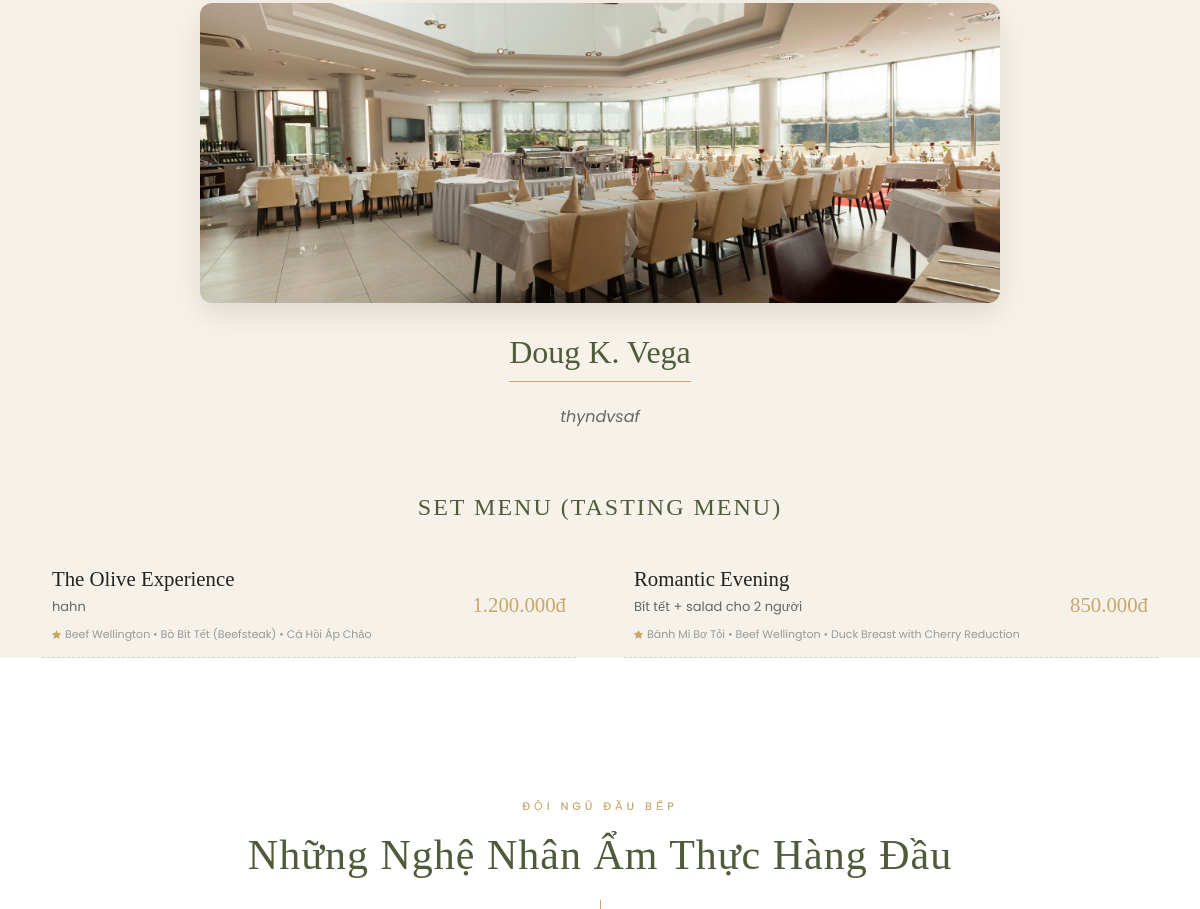
Before: / (middle part) with the older database file.
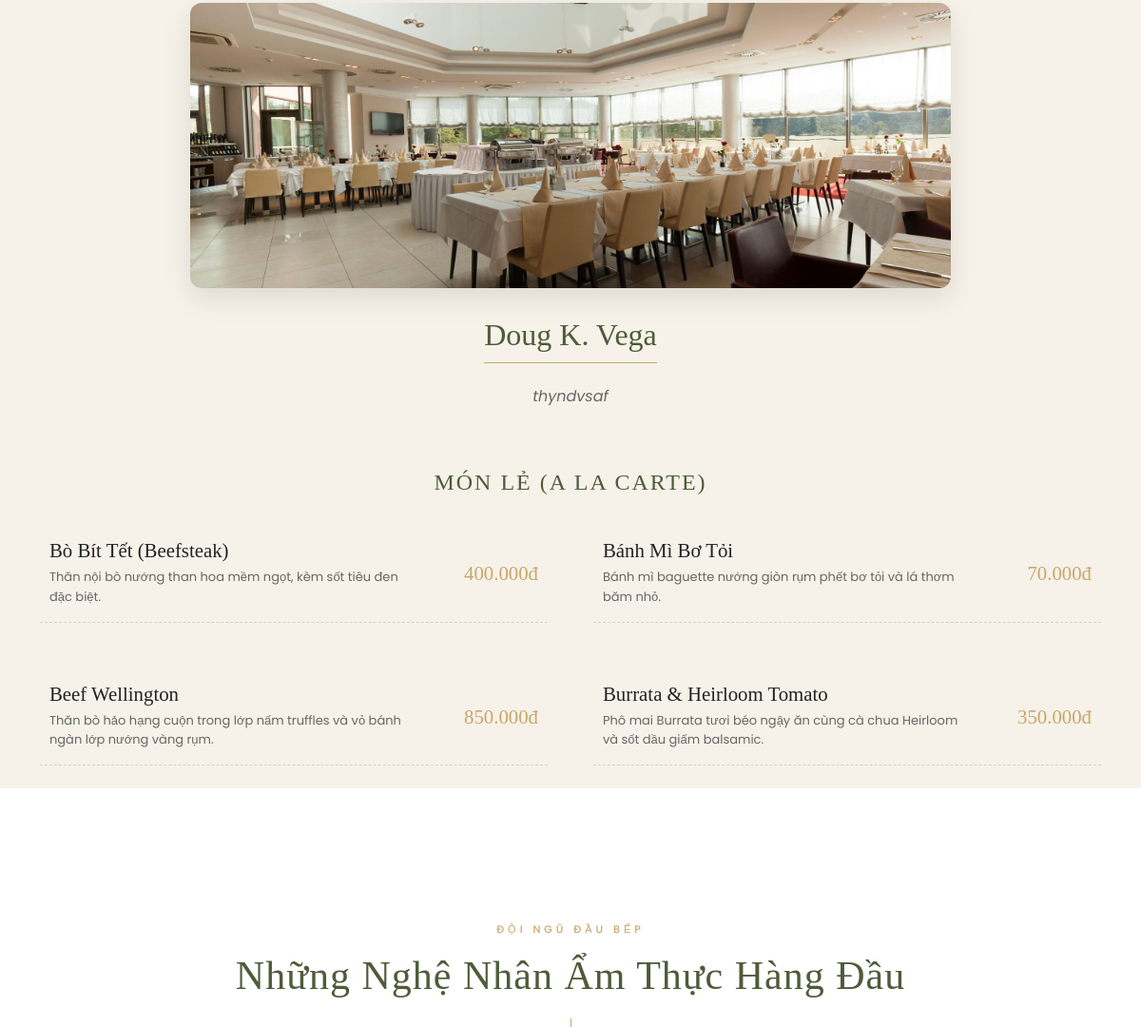
After: the same page with the newer database file.
### tables this page shows
CREATE TABLE `themes` (
  `id` int(11) NOT NULL,
  `name` varchar(255) NOT NULL,
  `description` text DEFAULT NULL,
  `start_date` datetime DEFAULT NULL,
  `end_date` datetime DEFAULT NULL,
  `image` varchar(255) DEFAULT NULL,
  `is_active` tinyint(1) DEFAULT 1,
  `created_at` timestamp NOT NULL DEFAULT current_timestamp()
);

CREATE TABLE `combos` (
  `id` int(11) NOT NULL,
  `name` varchar(255) NOT NULL,
  `description` text DEFAULT NULL,
  `price` decimal(15,2) NOT NULL,
  `image` varchar(255) DEFAULT NULL,
  `status` tinyint(1) DEFAULT 1,
  `is_active` tinyint(1) NOT NULL DEFAULT 1,
  `created_at` timestamp NOT NULL DEFAULT current_timestamp(),
  `theme_id` int(11) DEFAULT NULL
);

CREATE TABLE `foods` (
  `id` int(11) NOT NULL,
  `category_id` int(11) DEFAULT NULL,
  `name` varchar(255) NOT NULL,
  `price` decimal(15,2) NOT NULL,
  `image` varchar(255) DEFAULT NULL,
  `description` text DEFAULT NULL,
  `status` tinyint(1) DEFAULT 1,
  `is_active` tinyint(1) NOT NULL DEFAULT 1,
  `is_chef_recommended` tinyint(1) DEFAULT 0,
  `allergens` text DEFAULT NULL,
  `wine_pairing_id` int(11) DEFAULT NULL,
  `chef_note` text DEFAULT NULL,
  `theme_id` int(11) DEFAULT NULL
);

### index.php (the view, shortened to what this page needs)
<?php
$database = new Database();
$db = $database->getConnection();
try {
  $active_themes = $db->query("SELECT * FROM themes WHERE is_active = 1 AND (start_date IS NULL OR start_date <= NOW()) AND (end_date IS NULL OR end_date >= NOW()) ORDER BY id DESC")->fetchAll(PDO::FETCH_ASSOC);
  foreach ($active_themes as &$t) {
      $t_combos = $db->prepare("SELECT c.*, GROUP_CONCAT(f.name ORDER BY f.name SEPARATOR ', ') as list_foods
                                FROM combos c
                                LEFT JOIN combo_items ci ON c.id = ci.combo_id
                                LEFT JOIN foods f ON ci.food_id = f.id
                                WHERE c.theme_id = ? AND c.is_active = 1
                                GROUP BY c.id ORDER BY c.id DESC");
      $t_combos->execute([$t['id']]);
      $t['combos'] = $t_combos->fetchAll(PDO::FETCH_ASSOC);
      $t_foods = $db->prepare("SELECT f.*, c.name as cat_name FROM foods f LEFT JOIN categories c ON f.category_id = c.id WHERE f.theme_id = ? AND f.is_active = 1");
      $t_foods->execute([$t['id']]);
      $t['foods'] = $t_foods->fetchAll(PDO::FETCH_ASSOC);
  }
} catch (Exception $e) {
  $home_chefs = [];
  $home_galleries = [];
}
include __DIR__ . '/views/client/layouts/header.php';
?>
<section id="hero" class="d-flex align-items-center">
</body>
</html></section>
<main id="main">
  <section id="combos" style="background: #F6F2E9; padding: 160px 0; border-top: 1px solid rgba(79,91,58,0.1); border-bottom: 1px solid rgba(79,91,58,0.1); position: relative;">
    <div class="container" style="position: relative; z-index: 1;">
      <div class="row g-5 justify-content-center">
        <?php if (!empty($active_themes)): ?>
          <?php foreach ($active_themes as $t): ?>
            <div class="col-12 text-center mt-5 mb-3">
              <?php if($t['image']): ?>
                <div style="max-width: 800px; height: 300px; margin: 0 auto 30px; border-radius: 12px; overflow: hidden; box-shadow: 0 10px 30px rgba(0,0,0,0.1);">
                  <img src="<?= htmlspecialchars($t['image']) ?>" alt="<?= htmlspecialchars($t['name']) ?>" style="width: 100%; height: 100%; object-fit: cover; transition: transform 0.5s ease;" onmouseover="this.style.transform='scale(1.05)'" onmouseout="this.style.transform='scale(1)'">
                </div>
              <?php endif; ?>
              <h3 style="color: #4F5B3A; font-family: 'Playfair Display', serif; font-size: 32px; border-bottom: 1px solid #C9A66B; display: inline-block; padding-bottom: 10px;"><?= htmlspecialchars($t['name']) ?></h3>
              <p style="color: #666; font-style: italic; max-width: 600px; margin: 15px auto 0;"><?= htmlspecialchars($t['description']) ?></p>
            </div>
            <?php if(!empty($t['combos'])): ?>
              <div class="col-12 mt-5">
                <h4 style="text-align: center; color: #4F5B3A; font-family: 'Playfair Display', serif; margin-bottom: 30px; font-size: 24px; letter-spacing: 2px;">SET MENU (TASTING MENU)</h4>
                <div class="row g-5 justify-content-center">
                  <?php foreach($t['combos'] as $row): ?>
                    <div class="col-lg-6 col-md-12">
                      <div class="menu-list-item" style="display: flex; align-items: center; border-bottom: 1px dashed rgba(79,91,58,0.2); padding: 15px 10px; cursor: pointer; transition: background 0.3s ease;" onclick="window.location.href='combo_detail.php?id=<?= $row['id'] ?>'">
                        <div style="flex-grow: 1;">
                          <h5 class="menu-hover-trigger" data-img="public/assets/img/combos/<?= htmlspecialchars($row['image'] ?: 'default-combo.jpg') ?>" style="color: #222; font-family: 'Playfair Display', serif; font-size: 1.3rem; margin-bottom: 5px; display: inline-block;">
                            <?= htmlspecialchars($row['name']) ?>
                          </h5>
                          <p style="color: #666; font-size: 13px; margin: 0; line-height: 1.6; max-width: 90%;"><?= htmlspecialchars($row['description']) ?></p>
                          <div style="font-size: 11px; color: #999; margin-top: 8px;"><i class="bi bi-star-fill me-1" style="color:#C9A66B; font-size:9px;"></i><?= htmlspecialchars(str_replace(',', ' • ', $row['list_foods'])) ?></div>
                        </div>
                        <div style="color: #C9A66B; font-weight: 500; font-family: 'Playfair Display', serif; font-size: 1.3rem; margin-left: 20px; white-space: nowrap;">
                          <?= number_format($row['price'], 0, ',', '.') ?>đ
                        </div>
                      </div>
                    </div>
                  <?php endforeach; ?>
                </div>
              </div>
            <?php endif; ?>
            <?php if(!empty($t['foods'])): ?>
              <div class="col-12 mt-5 mb-4">
                <h4 style="text-align: center; color: #4F5B3A; font-family: 'Playfair Display', serif; margin-bottom: 30px; font-size: 24px; letter-spacing: 2px;">MÓN LẺ (A LA CARTE)</h4>
                <div class="row g-5 justify-content-center">
                  <?php foreach($t['foods'] as $f): ?>
                    <div class="col-lg-6 col-md-12">
                      <div class="menu-list-item" style="display: flex; align-items: center; border-bottom: 1px dashed rgba(79,91,58,0.2); padding: 15px 10px; transition: background 0.3s ease;">
                        <div style="flex-grow: 1;">
                          <h5 class="menu-hover-trigger" data-img="public/assets/img/menu/<?= htmlspecialchars($f['image'] ?: 'default-food.jpg') ?>" style="color: #222; font-family: 'Playfair Display', serif; font-size: 1.3rem; margin-bottom: 5px; display: inline-block; cursor: default;">
                            <?= htmlspecialchars($f['name']) ?>
                          </h5>
                          <p style="color: #666; font-size: 13px; margin: 0; line-height: 1.6; max-width: 90%;"><?= htmlspecialchars($f['description']) ?></p>
                        </div>
                        <div style="color: #C9A66B; font-weight: 500; font-family: 'Playfair Display', serif; font-size: 1.3rem; margin-left: 20px; white-space: nowrap;">
                          <?= number_format($f['price'], 0, ',', '.') ?>đ
                        </div>
                      </div>
                    </div>
                  <?php endforeach; ?>
                </div>
              </div>
            <?php endif; ?>
          <?php endforeach; ?>
        <?php endif; ?>
      </div>
    </div>
  <section id="chefs" class="chefs" style="background: #ffffff; padding: 140px 0; position: relative;">
    <div class="container" style="position: relative; z-index: 1;">
      <div class="section-title text-center mb-5" style="margin-bottom: 70px !important;">
        <p style="color: #C9A66B; font-family: 'Poppins', sans-serif; font-size: 11px; font-weight: 500; letter-spacing: 4px; text-transform: uppercase; margin-bottom: 15px;">Đội Ngũ Đầu Bếp</p>
        <h2 style="color: #4F5B3A; font-family: 'Playfair Display', serif; font-size: 42px; font-weight: 400; letter-spacing: 1px;">Những Nghệ Nhân Ẩm Thực Hàng Đầu</h2>
      </div>
    </div>
  </section>
</main>
<?php include __DIR__ . '/views/client/layouts/footer.php'; ?>

### views/client/layouts/header.php (shortened to what this page needs)
<!DOCTYPE html>
<html lang="vi">
<head>
    <link
        href="https://cdn.jsdelivr.net/npm/bootstrap@5.3.0/dist/css/bootstrap.min.css"
        rel="stylesheet">
    <link
        rel="stylesheet"
        href="https://cdn.jsdelivr.net/npm/bootstrap-icons@1.10.0/font/bootstrap-icons.css">
</head>
<body>
</body>
</html>

### views/client/layouts/footer.php (shortened to what this page needs)
<link rel="stylesheet" href="https://cdnjs.cloudflare.com/ajax/libs/font-awesome/6.0.0/css/all.min.css">

### views/client/layouts/header.php (style rules this page uses)
:root { --primary-color: #cda45e; }
body { margin: 0; padding: 0 !important; font-family: "Poppins", sans-serif; }

### index.php (style rules this page uses)
.section-title h2, .section-title p { animation: fadeInUpSlow 2s ease-out forwards; }

Changed rows visible on the page:
changed themes "Doug K. Vega": loses combos (name "The Olive Experience", description "hahn", list_foods "Beef Wellington • Bò Bít Tết (Beefsteak) • Cá Hồi Áp Chảo", price "1.200.000"); loses combos (name "Romantic Evening", description "Bít tết + salad cho 2 người", list_foods "Bánh Mì Bơ Tỏi • Beef Wellington • Duck Breast with Cherry Reduction", price "850.000"); gains foods (name "Bò Bít Tết (Beefsteak)", description "Thăn nội bò nướng than hoa mềm ngọt, kèm sốt tiêu đen đặc biệt.", price "400.000"); gains foods (name "Bánh Mì Bơ Tỏi", description "Bánh mì baguette nướng giòn rụm phết bơ tỏi và lá thơm băm nhỏ.", price "70.000"); gains foods (name "Beef Wellington", description "Thăn bò hảo hạng cuộn trong lớp nấm truffles và vỏ bánh ngàn lớp nướng vàng rụm.", price "850.000"); gains foods (name "Burrata & Heirloom Tomato", description "Phô mai Burrata tươi béo ngậy ăn cùng cà chua Heirloom và sốt dầu giấm balsamic.", price "350.000"); text "SET MENU (TASTING MENU)" → "MÓN LẺ (A LA CARTE)"
